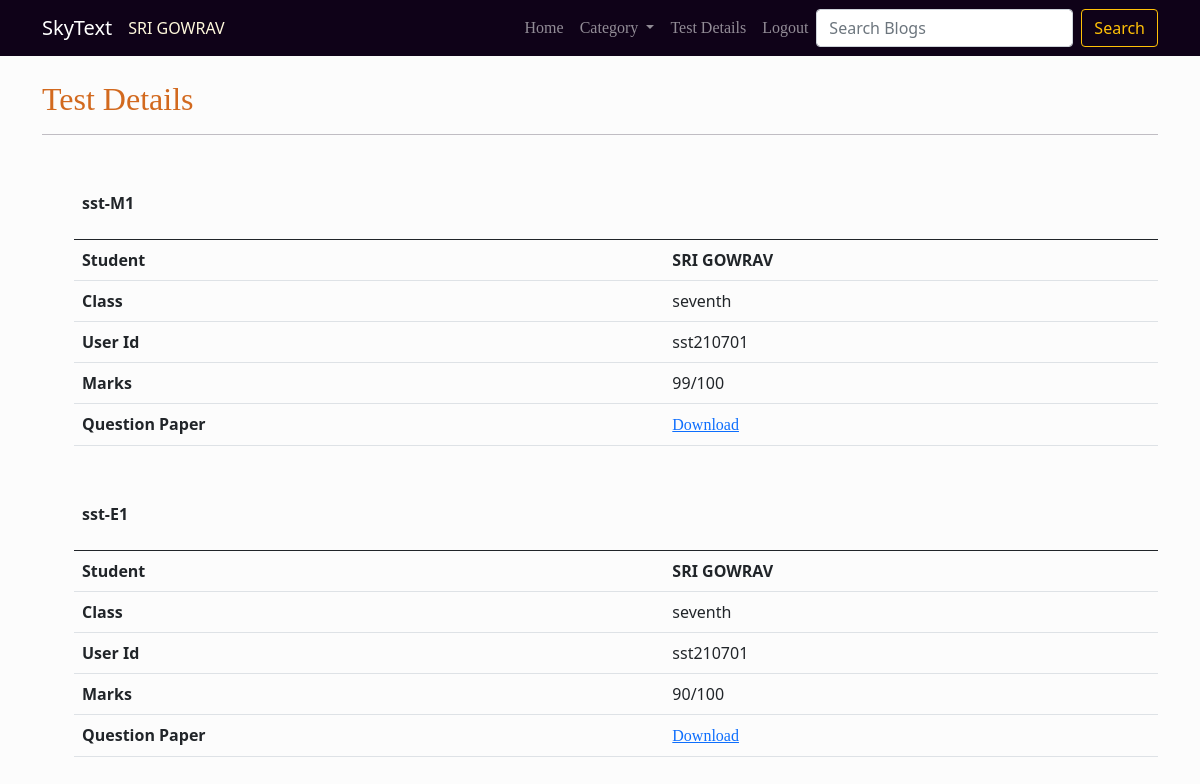
Screenshot of /sst/test_details (signed in) with the database file from the repository.
### sst/models.py (models this page shows, shortened)
class TestDetails(models.Model):
    name = models.ForeignKey(User, on_delete=models.CASCADE, verbose_name="Username")
    user_id = models.CharField(max_length=50, default="sst21", verbose_name="ID")
    class_name = models.CharField(max_length=50, verbose_name="Class", default="seventh")
    test_name = models.CharField(max_length=50, verbose_name="Name of the Test")
    test_paper = models.ForeignKey(TestPaper, null=True, blank=True, verbose_name="Test Paper", on_delete=models.CASCADE)
    marks = models.IntegerField()
    total_marks = models.IntegerField(default=100)
    created_on = models.DateTimeField(default=datetime.now())
    published_status = models.BooleanField(default=True)
    class Meta:
        verbose_name_plural = 'Test Details'

### sst/views.py (the view)
# urls.py: path('test_details', views.test_details, name="test_details"),
def test_details(request):
    username = None
    if request.user.get_username():
        username = request.user.username
        test_details = TestDetails.objects.filter(user_id=username).order_by('-id')
        return render(request, 'sst/sst_details.html', {"test_details": test_details})
    else:
        messages.info('No DATA Found')
        return redirect(request, 'home')

### sst/templates/sst/sst_details.html
{% extends 'base.html' %}
{% block content %}
<h1>Test Details</h1>
<hr>
<ul class='list-type'>
    {% for test in test_details %}
        {% if test.published_status %}
            <table class="table my-5">
                <thead>
                    <tr>
                        <th colspan="2"><p>{{test.test_name}}</p></th>
                    </tr>
                </thead>
                <tbody>
                    <tr>
                        <th scope="col">Student</th>
                        <th scope="col">{{user.first_name}}</th>
                    </tr>
                    <tr>
                        <th scope="row">Class</th>
                        <td>{{test.class_name}}</td>
                    </tr>
                    <tr>
                        <th scope="row">User Id</th>
                        <td>{{test.user_id}}</td>
                    </tr>
                    <tr>
                        <th scope="row">Marks</th>
                        <td>{{test.marks}}/{{test.total_marks}}</td>
                    </tr>
                    <tr>
                        <th scope="row">Question Paper</th>
                        <td><a href="{{test.test_paper.q_paper.url}}">Download</a></td>
                    </tr>
                </tbody>
            </table>
        {% endif %}
    {% endfor %}
</ul>
{% endblock content %}

### home/templates/base.html (shortened to what this page needs)
<!doctype html>
<html lang="en">
<head>
    <link href="https://cdn.jsdelivr.net/npm/bootstrap@5.0.2/dist/css/bootstrap.min.css" rel="stylesheet"
>
</head>
<body>
    <header>
        <nav class="navbar navbar-expand-lg navbar-dark" style="background-color: #0f0218;">
            <div class="container">
                <a class="navbar-brand" href="{% url 'home' %}">SkyText</a>
                {% if user.is_authenticated %}
                <div style="color: cornsilk; text-transform: capitalize;">{{user.first_name}}</div>
                {% endif %}
                <div class="collapse navbar-collapse" id="navbarSupportedContent">
                    <ul class="navbar-nav ms-auto mb-2 mb-lg-0">
                        <li class="nav-item">
                            <a class="nav-link" href="{% url 'home' %}">Home</a>
                        </li>
                        <li class="nav-item dropdown">
                            <a class="nav-link dropdown-toggle" href="#" id="navbarDropdown" role="button"
                                data-bs-toggle="dropdown" aria-expanded="false">
                                Category
                            </a>
                        </li>
                        {% if user.is_authenticated %}
                        <li class="nav-item">
                            <a class="nav-link" href="{%url 'test_details'%}">Test Details</a>
                        </li>
                        <li class="nav-item">
                            <a class="nav-link" href="{% url 'logout' %}">Logout</a>
                        </li>
                        {% else %}
                        <li class="nav-item">
                            <a class="nav-link" href="{% url 'login' %}">Login</a>
                        </li>
                        {% endif %}
                    </ul>
                    <form class="d-flex" action="{% url 'search_results' %}" method="get">
                        <input class="form-control me-2" type="search" name='q' placeholder="Search Blogs"
                            aria-label="Search">
                        <button class="btn btn-outline-warning" type="submit">Search</button>
                    </form>
                </div>
            </div>
        </nav>
    </header>
    <div class="container my-4">
        {% block content %}{% endblock content %}
    </div>
</body>
</html>

### home/templates/base.html (style rules this page uses)
body { color: rgb(15, 2, 27); background-color: #fcfcfc; }
ul a { font-family: 'Lora', serif; text-transform: capitalize; }
h1 { font-family: 'Lora', serif; font-size: xx-large; font-weight: 500; text-transform: capitalize; color: chocolate; }

### rows the page displays
TestDetails: test_name "sst-M1", class_name "seventh", user_id "sst210701", marks "99", total_marks "100"
TestDetails: test_name "sst-E1", class_name "seventh", user_id "sst210701", marks "90", total_marks "100"

### other values shown
{{ user.first_name }} "SRI GOWRAV"
